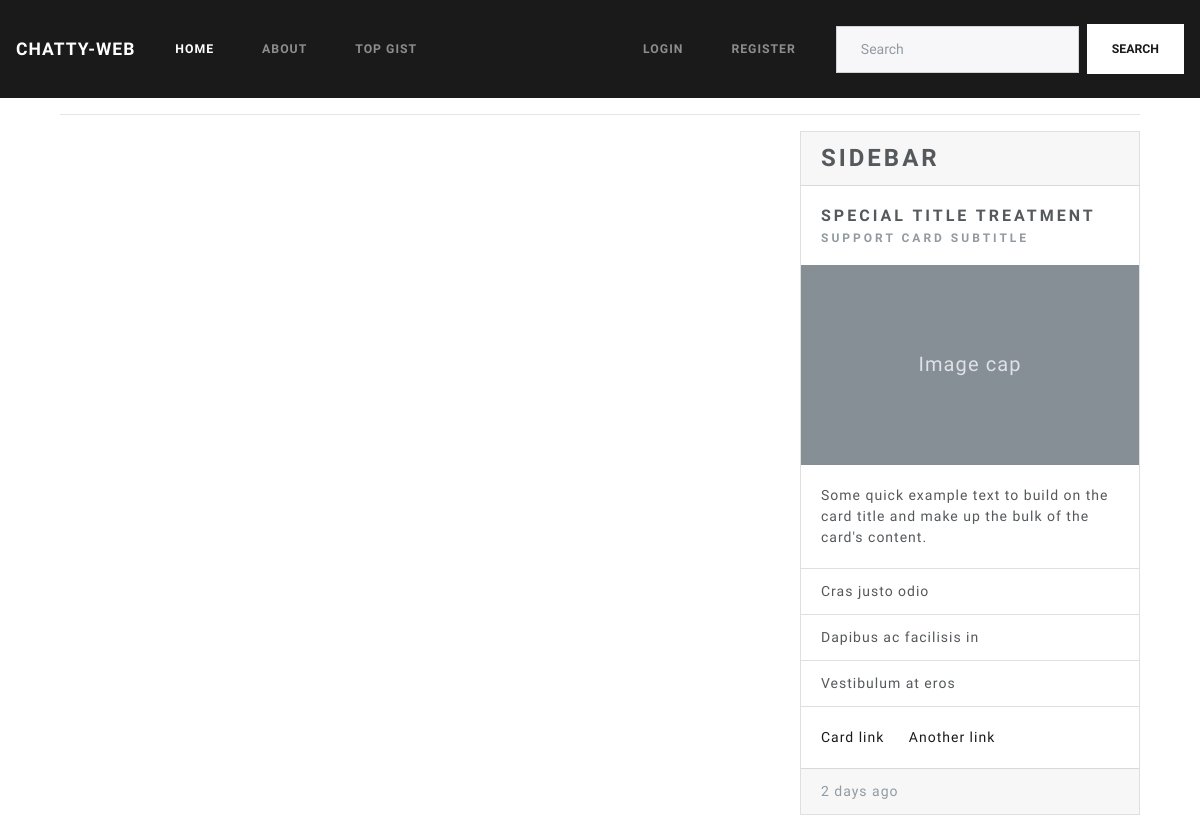
/, run on an earlier commit of the app's database.
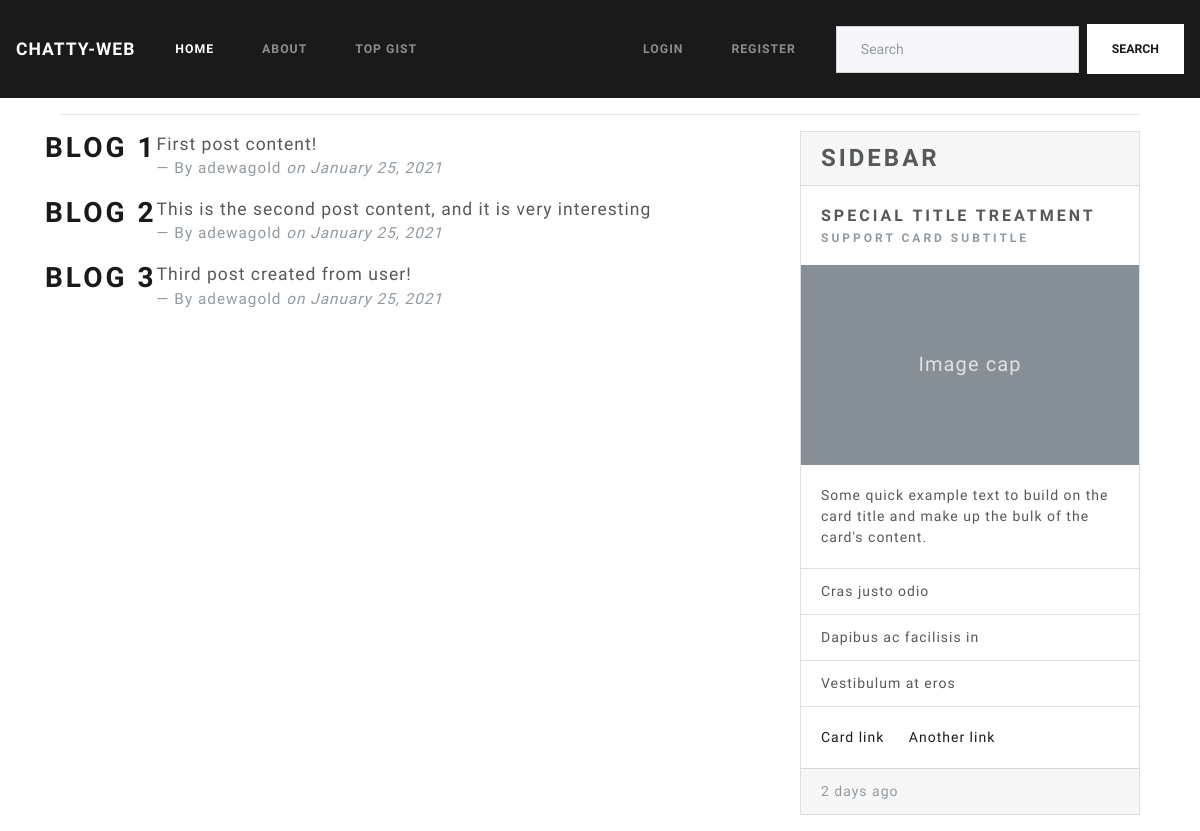
And on a later commit of the database.
### blog/models.py (models this page shows, shortened)
class Post(models.Model):
    title = models.CharField(max_length=100)
    content = models.TextField()
    date_posted = models.DateTimeField(default =timezone.now)
    author = models.ForeignKey(User, on_delete=models.CASCADE)

### blog/views.py (the view)
# urls.py: path('', views.home, name='blog-home'),
def home(request):
    context = {
        'posts':posts,
        'title':'Home - Chatty-web'
    }
    return render(request, 'blog/home.html', context)

### blog/templates/blog/home.html
{% extends "blog/base.html" %}
{% block content %}
    {% for post in posts %}
    <div class="row">
        <h2>{{ post.title }}</h2>
        <blockquote class="blockquote">
            <p class="mb-0">{{post.content}}</p>
            <footer class="blockquote-footer">By {{ post.author }}  <cite title="Source Title">on {{ post.date_posted|date:"F d, Y" }}</cite></footer>
        </blockquote>
    </div>
    {% endfor %}
{% endblock content%}

### blog/templates/blog/base.html (shortened to what this page needs)
<!DOCTYPE html>
<html lang="en">
<head>
    <link rel="stylesheet" href="https://bootswatch.com/4/lux/bootstrap.min.css">
    {% load static %}
    <link rel="stylesheet" type="text/css" href={% static 'blog/main.css' %} />
</head>
<body>
        <nav class="navbar navbar-expand-lg navbar-dark bg-primary">
                <a class="navbar-brand" href="#">Chatty-web</a>
                <div class="collapse navbar-collapse" id="navbarColor01">
                  <ul class="navbar-nav mr-auto">
                    <li class="nav-item active">
                      <a class="nav-link" href="{% url 'blog-home' %}">Home
                      </a>
                    </li>
                    <li class="nav-item">
                      <a class="nav-link" href="{% url 'blog-about' %}">About</a>
                    </li>
                    <li class="nav-item">
                        <a class="nav-link" href="{% url 'blog-about' %}">Top Gist</a>
                    </li>
                  </ul>
                  <form class="form-inline my-2 my-lg-0">
                      {% if user.is_authenticated %}
                      <ul class="navbar-nav mr-auto">
                            <li class="nav-item">
                                <a class="nav-link" href="{% url 'logout' %}">Logout
                                </a>
                            </li>
                     </ul>
                      {% else %}
                        <ul class="navbar-nav mr-auto">
                            <li class="nav-item">
                                <a class="nav-link" href="{% url 'login' %}">Login
                                </a>
                            </li>
                            <li class="nav-item">
                                <a class="nav-link" href="{% url 'register' %}">Register
                                </a>
                            </li>
                        </ul>
                        {% endif %}
                    <input class="form-control mr-sm-2" type="text" placeholder="Search">
                    <button class="btn btn-secondary my-2 my-sm-0" type="submit">Search</button>
                  </form>
                </div>
              </nav>
        <main role="main" class="container">
            <div class="container">
                <hr/>
                <div class="row">
                        <div class="col-md-8">
                            {% block content %}{% endblock%}
                        </div>
                        <div class="col-md-4">
                                <div class="card mb-3">
                                        <h3 class="card-header">Sidebar</h3>
                                        <div class="card-body">
                                        <h5 class="card-title">Special title treatment</h5>
                                        <h6 class="card-subtitle text-muted">Support card subtitle</h6>
                                        </div>
                                        <svg xmlns="http://www.w3.org/2000/svg" class="d-block user-select-none" width="100%" height="200" aria-label="Placeholder: Image cap" focusable="false" role="img" preserveAspectRatio="xMidYMid slice" viewBox="0 0 318 180" style="font-size:1.125rem;text-anchor:middle">
                                        <text x="50%" y="50%" fill="#dee2e6" dy=".3em">Image cap</text>
                                        </svg>
                                        <div class="card-body">
                                        <p class="card-text">Some quick example text to build on the card title and make up the bulk of the card's content.</p>
                                        </div>
                                        <ul class="list-group list-group-flush">
                                        <li class="list-group-item">Cras justo odio</li>
                                        <li class="list-group-item">Dapibus ac facilisis in</li>
                                        <li class="list-group-item">Vestibulum at eros</li>
                                        </ul>
                                        <div class="card-body">
                                        <a href="#" class="card-link">Card link</a>
                                        <a href="#" class="card-link">Another link</a>
                                        </div>
                                        <div class="card-footer text-muted">
                                        2 days ago
                                        </div>
                                    </div>
                                </div>
                        </div>
            </div>
        </main>
</body>
</html>

What changed in the data, as far as the page shows it:
added Post: title "BLOG 1", content "First post content!", author "adewagold", date_posted "January 25, 2021"
added Post: title "BLOG 2", content "This is the second post content, and it is very interesting", author "adewagold", date_posted "January 25, 2021"
added Post: title "BLOG 3", content "Third post created from user!", author "adewagold", date_posted "January 25, 2021"
